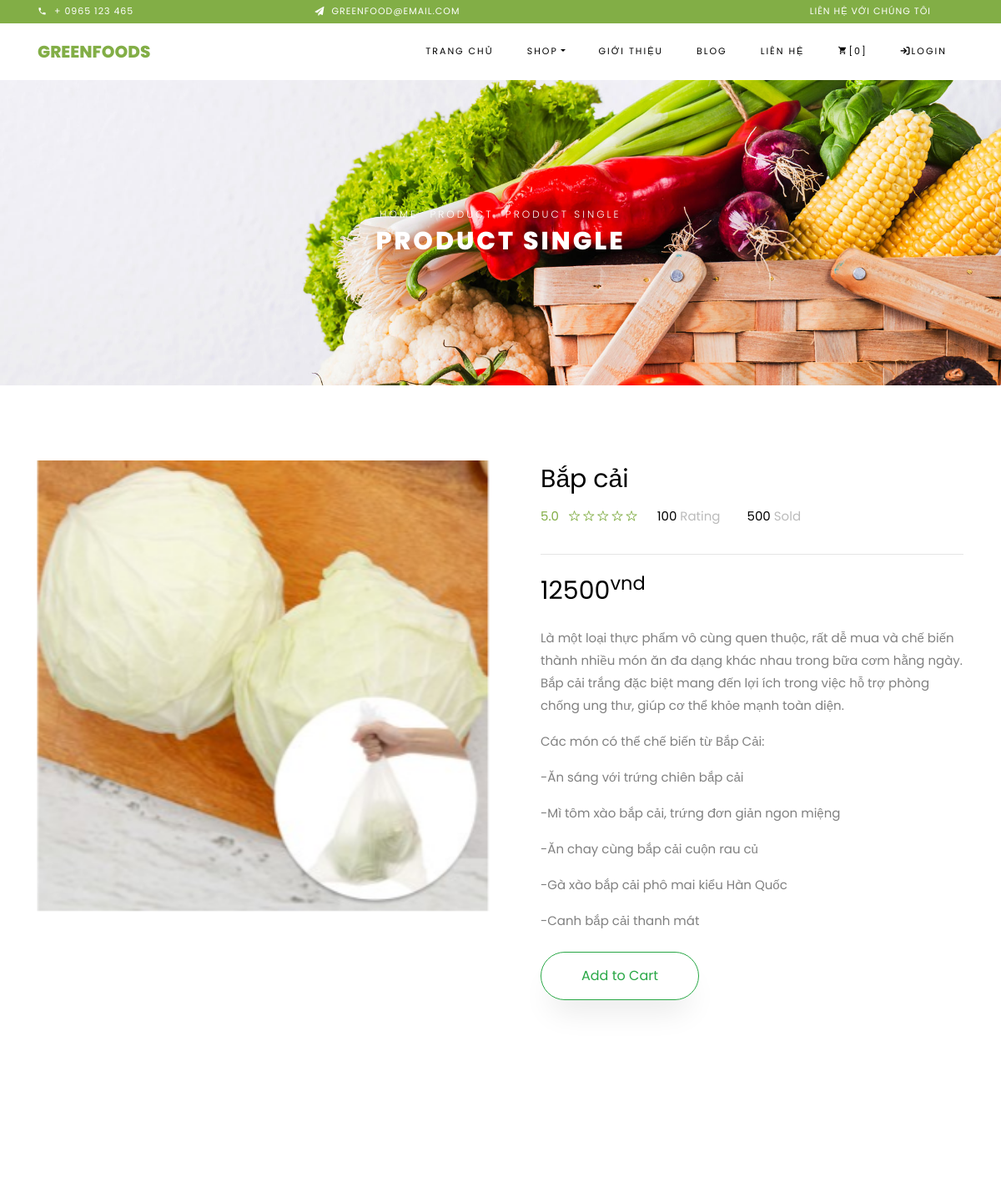
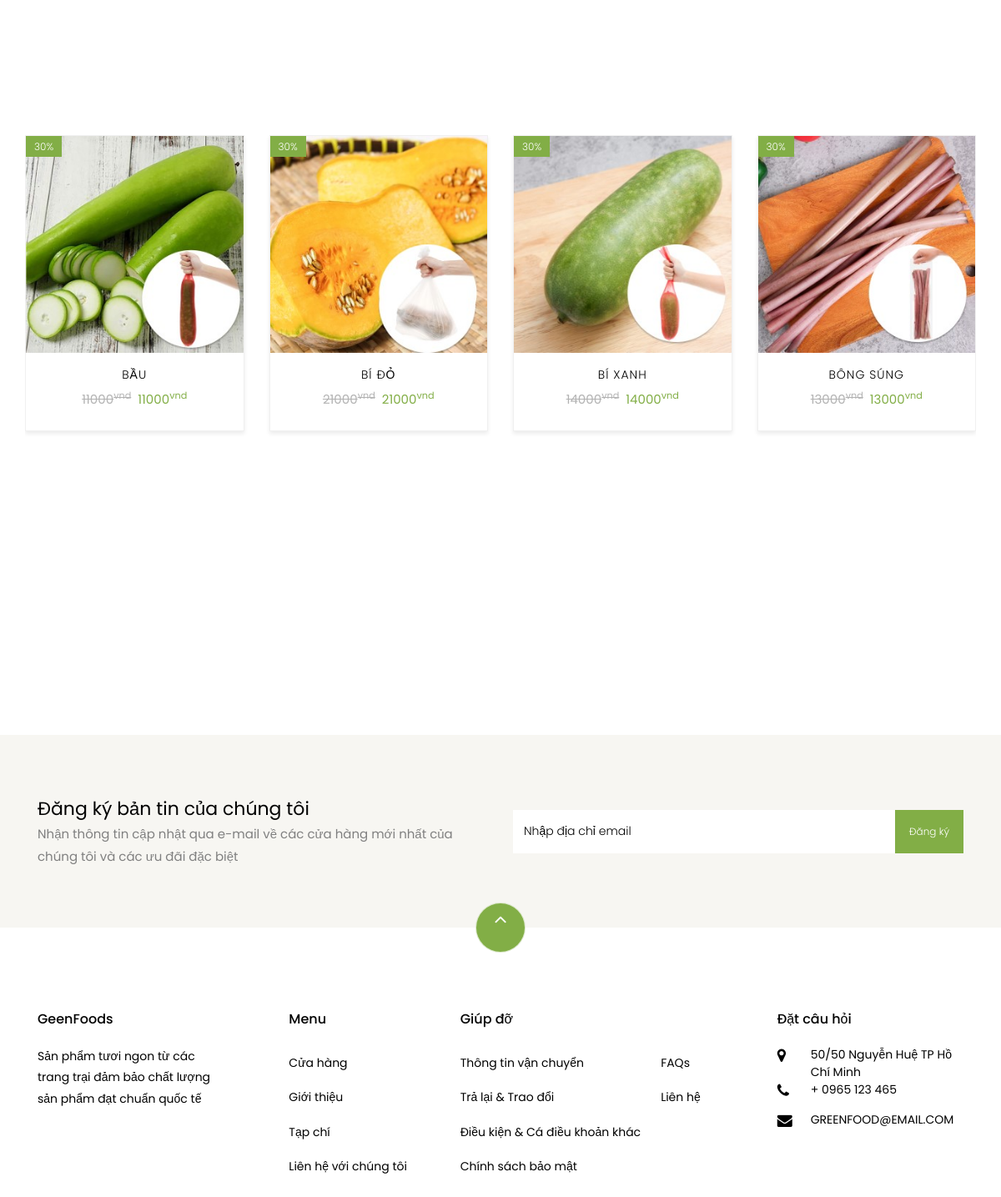
Page /product/detail/2 on the committed database (2 pictures, top to bottom).
### tables this page shows
CREATE TABLE `food` (
  `id` int(11) NOT NULL,
  `foodName` text NOT NULL,
  `categoryId` int(11) NOT NULL,
  `price` double NOT NULL,
  `foodDescription` text NOT NULL,
  `foodImage` text NOT NULL,
  `createDate` timestamp NOT NULL DEFAULT current_timestamp(),
  `updateDate` timestamp NOT NULL DEFAULT current_timestamp()
);

### mvc/core/Controller.php (called while the page is built, shortened)
<?php
class Controller
{
    public function view($view, $data = [])
    {
        require_once "./mvc/views/" . $view . ".php";
    }
}

### mvc/controllers/Product.php (called while the page is built, shortened)
<?php
class Product extends Controller
{
    function Detail($id)
    {
        $db = new Database();
        $food = new Food($db);
        $f = $food->getFoodById($id);
        $relatedFoods = $food->getFoodListByCategoryId($f['categoryId']);
        $this->view("layoutRoot", [
            "Page" => "detail",
            "Food" => $f,
            "RelatedFoods" => $relatedFoods
        ]);
    }
}

### mvc/core/App.php (called while the page is built, shortened)
<?php
class App
{
    protected $action = "Index";
    function __construct()
    {
        $arr = $this->UrlProcess();
        if (isset($arr[0]) && $arr[0] != "" && file_exists("./mvc/controllers/" . $arr[0] . ".php")) {
            unset($arr[0]);
        }
        $this->controller = new $this->controller;
        if (isset($arr[1])) {
            if (method_exists($this->controller, $arr[1])) {
                $this->action = $arr[1];
            }
            unset($arr[1]);
        }
        $this->params = $arr ? array_values($arr) : [];
        call_user_func_array([$this->controller, $this->action], $this->params);
    }
    function UrlProcess()
    {
        if (isset($_GET["url"])) {
            return explode("/", filter_var(trim($_GET["url"], "/")));
        }
    }
}

### index.php (called while the page is built, shortened)
<?php
$myApp = new App();

### mvc/config/dbhelper.php (called while the page is built, shortened)
<?php
function executeResult($sql, $isSingleRecord = false)
{
	$conn = mysqli_connect(HOST, USERNAME, PASSWORD, DATABASE);
	mysqli_set_charset($conn, 'utf8');
	$resultset = mysqli_query($conn, $sql);
	if ($isSingleRecord) {
		$data = mysqli_fetch_array($resultset, 1);
	} else {
		$data = [];
		while (($row = mysqli_fetch_array($resultset, 1)) != null) {
			$data[] = $row;
		}
	}
	return $data;
}

### mvc/models/Food.php (called while the page is built, shortened)
<?php
require_once "./mvc/config/dbhelper.php";
class Food
{
    public function getFoodById($id)
    {
        $query = "SELECT * FROM food WHERE id = " . $id;
        return executeResult($query, true);
    }
    public function getFoodListByCategoryId($categoryId, $isArrayMultiple = false)
    {
        $query = "SELECT * FROM food WHERE categoryId = " . $categoryId . " ORDER BY categoryId DESC LIMIT 7";
        return executeResult($query);
    }
}

### mvc/views/components/user/related-item.php (the view, shortened to what this page needs)
<?php
echo "<div class='ftco-animate' style='box-shadow: 0 3px 5px 0 rgba(0,0,0,0.08);
transition: box-shadow 0.3s ease-in-out;'>";
echo "<div class='product'>";
echo "<a href='" . $base_url . "product/detail/" . $item['id'] . "' class='img-prod'><img class='img-fluid' accept='image/*' src='" . $base_url . $assets_url . "images/food/" . $item['foodImage'] . "' alt='Colorlib Template'>";
echo "<span class='status'>30%</span>";
echo "</a>";
echo "<div class='text py-3 pb-4 px-3 text-center'>";
echo "<h3><a href='" . $base_url . "product/detail/" . $item['id'] . "'>" . $item['foodName'] . "</a></h3>";
echo "<div class='d-flex'>";
echo "<div class='pricing'>";
echo "<p class='price'><span class='mr-2 price-dc'>" . $item['price'] . "<sup>vnd</sup></span><span class='price-sale'>" . $item['price'] . "<sup>vnd</sup></span></p>";
echo "</div>";
echo "</div>";
echo "</div>";
echo "</div>";
echo "</div>";

### mvc/views/components/user/header.php (shortened to what this page needs)
<!DOCTYPE html>
<html lang="en">
<?php
$base_url = (isset($_SERVER['HTTPS']) && $_SERVER['HTTPS'] === 'on' ? "https://" : "http://") . $_SERVER['SERVER_NAME'] . "/" . "php-mvc/";
$assets_url = "public/assets/";
$css_url = "public/assets/css/";
$main_css_url = $base_url . $css_url;
?>
<head>
    <link rel="stylesheet" href="<?php echo $main_css_url ?>open-iconic-bootstrap.min.css" type=" text/css" media="all">
    <link rel="stylesheet" href="<?php echo $main_css_url ?>animate.css" type=" text/css" media="all">
    <link rel="stylesheet" href="<?php echo $main_css_url ?>owl.carousel.min.css" type=" text/css" media="all">
    <link rel="stylesheet" href="<?php echo $main_css_url ?>owl.theme.default.min.css" type=" text/css" media="all">
    <link rel="stylesheet" href="<?php echo $main_css_url ?>magnific-popup.css" type=" text/css" media="all">
    <link rel="stylesheet" href="<?php echo $main_css_url ?>aos.css" type=" text/css" media="all">
    <link rel="stylesheet" href="<?php echo $main_css_url ?>ionicons.min.css" type=" text/css" media="all">
    <link rel="stylesheet" href="<?php echo $main_css_url ?>bootstrap-datepicker.css" type=" text/css" media="all">
    <link rel="stylesheet" href="<?php echo $main_css_url ?>jquery.timepicker.css" type=" text/css" media="all">
    <link rel="stylesheet" href="<?php echo $main_css_url ?>flaticon.css" type=" text/css" media="all">
    <link rel="stylesheet" href="<?php echo $main_css_url ?>icomoon.css" type=" text/css" media="all">
    <link rel="stylesheet" href="<?php echo $main_css_url ?>style.css" type=" text/css" media="all">
    <link rel="stylesheet" href="https://cdnjs.cloudflare.com/ajax/libs/font-awesome/6.0.0/css/all.min.css" />
    <link rel="stylesheet" href="<?php echo $main_css_url ?>tata.css" type=" text/css" media="all">
    <link rel="stylesheet" href="https://cdn.jsdelivr.net/npm/sweetalert2@11.4.18/dist/sweetalert2.min.css" />
</head>

### mvc/views/layoutRoot.php
<?php require_once "./mvc/views/components/user/header.php" ?>
<body class="goto-here">
	<?php require_once "components/user/navbar.php" ?>
	<div id="main" class="main-content">
		<?php require_once "./mvc/views/pages/user/" . $data["Page"] . ".php" ?>
	</div>
	<?php require_once "./mvc/views/components/user/footer.php" ?>
</body>
</html>

### mvc/views/components/user/navbar.php (shortened to what this page needs)
<div class="py-1 bg-primary">
  <div class="container">
    <div class="row no-gutters d-flex align-items-start align-items-center px-md-0">
      <div class="col-lg-12 d-block">
        <div class="row d-flex">
          <div class="col-md pr-4 d-flex topper align-items-center">
            <div class="icon mr-2 d-flex justify-content-center align-items-center"><span class="icon-phone2"></span></div>
            <span class="text">+ 0965 123 465</span>
          </div>
          <div class="col-md pr-4 d-flex topper align-items-center">
            <div class="icon mr-2 d-flex justify-content-center align-items-center"><span class="icon-paper-plane"></span></div>
            <span class="text">greenfood@email.com</span>
          </div>
          <div class="col-md-5 pr-4 d-flex topper align-items-center text-lg-right">
            <span class="text">Liên hệ với chúng tôi</span>
          </div>
        </div>
      </div>
    </div>
  </div>
</div>
<nav class="navbar navbar-expand-lg navbar-dark ftco_navbar bg-dark ftco-navbar-light" id="ftco-navbar">
  <div class="container">
    <a class="navbar-brand" href="<?php echo $base_url; ?>">GreenFoods</a>
    <div class="collapse navbar-collapse" id="ftco-nav">
      <ul class="navbar-nav ml-auto">
        <li class="nav-item active"><a href="<?php echo $base_url; ?>" class="nav-link">Trang chủ</a></li>
        <li class="nav-item dropdown">
          <a class="nav-link dropdown-toggle" href="#" id="dropdown04" data-toggle="dropdown" aria-haspopup="true" aria-expanded="false">Shop</a>
        </li>
        <li class="nav-item"><a href="about.html" class="nav-link">Giới thiệu</a></li>
        <li class="nav-item"><a href="blog.html" class="nav-link">Blog</a></li>
        <li class="nav-item"><a href="contact.html" class="nav-link">Liên hệ</a></li>
        <li class="nav-item cta cta-colored"><a href="<?php echo $base_url . 'cart' ?>" id="totalItem" class="nav-link"></a></li>
        <?php
        if (isset($_SESSION['greenfood_user'])) {
          $user = $_SESSION['greenfood_user'];
        } else {
          $user = null;
        }
        if ($user == '' || $user == null) {
          echo "<li class='nav-item'><a href='javascript:void(0)' onclick='handleLogin()' class='nav-link'><i class='fa fa-sign-in'></i>Login</a></li>";
        }
        ?>
      </ul>
    </div>
  </div>
</nav>

### mvc/views/pages/user/detail.php (shortened to what this page needs)
<div class="hero-wrap hero-bread" style="background-image: url('<?php echo $base_url . $assets_url ?>images/bg_1.jpg');">
    <div class="container">
        <div class="row no-gutters slider-text align-items-center justify-content-center">
            <div class="col-md-9 ftco-animate text-center">
                <p class="breadcrumbs"><span class="mr-2"><a href="">Home</a></span> <span class="mr-2"><a href="">Product</a></span> <span>Product Single</span></p>
                <h1 class="mb-0 bread">Product Single</h1>
            </div>
        </div>
    </div>
</div>
<section class="ftco-section">
    <div class="container">
        <div class="row">
            <div class="col-lg-6 mb-5 ftco-animate">
                <a href="" class="image-popup"><img width="100%" height="auto" src="<?php echo $base_url . $assets_url . 'images/food/' . $data['Food']['foodImage'] ?>" class="img-fluid" alt="<?php echo $data['Food']['foodName'] ?>"></a>
            </div>
            <div class="col-lg-6 product-details pl-md-5 ftco-animate">
                <h3><?php echo $data['Food']['foodName'] ?></h3>
                <div class="rating d-flex">
                    <p class="text-left mr-4">
                        <a href="#" class="mr-2">5.0</a>
                        <a href="#"><span class="ion-ios-star-outline"></span></a>
                        <a href="#"><span class="ion-ios-star-outline"></span></a>
                        <a href="#"><span class="ion-ios-star-outline"></span></a>
                        <a href="#"><span class="ion-ios-star-outline"></span></a>
                        <a href="#"><span class="ion-ios-star-outline"></span></a>
                    </p>
                    <p class="text-left mr-4">
                        <a href="#" class="mr-2" style="color: #000;">100 <span style="color: #bbb;">Rating</span></a>
                    </p>
                    <p class="text-left">
                        <a href="#" class="mr-2" style="color: #000;">500 <span style="color: #bbb;">Sold</span></a>
                    </p>
                </div>
                <hr />
                <p class="price"><span><?php echo $data['Food']['price'] ?><sup>vnd</sup></span></p>
                <p><?php echo $data['Food']['foodDescription'] ?></p>
                <?php $object = json_encode($data['Food']);
                echo "<p><a href='javascript:void(0)' onclick='addToCart(" . $object . ")' class='btn btn-outline-success py-3 px-5'>Add to Cart</a></p>"
                ?>
            </div>
        </div>
    </div>
</section>
<?php require_once "./mvc/views/components/user/related-products.php" ?>

### mvc/views/components/user/related-products.php (shortened to what this page needs)
<section class="ftco-section">
    <div class="container">
        <div class="row justify-content-center mb-3 pb-3">
        </div>
    </div>
    <div class="container">
        <div class="row">
            <div class="owl-carousel">
                <?php
                foreach ($_SESSION['RelatedFoods'] as $key => $item) {
                    require "./mvc/views/components/user/related-item.php";
                }
                ?>
            </div>
        </div>
    </div>
</section>

### mvc/views/components/user/footer.php (shortened to what this page needs)
<section class="ftco-section ftco-partner">
    <div class="container">
        <div class="row">
        </div>
    </div>
</section>
<section class="ftco-section ftco-no-pt ftco-no-pb py-5 bg-light">
    <div class="container py-4">
        <div class="row d-flex justify-content-center py-5">
            <div class="col-md-6">
                <h2 style="font-size: 22px;" class="mb-0">Đăng ký bản tin của chúng tôi</h2>
                <span>Nhận thông tin cập nhật qua e-mail về các cửa hàng mới nhất của chúng tôi và các ưu đãi đặc biệt</span>
            </div>
            <div class="col-md-6 d-flex align-items-center">
                <form action="#" class="subscribe-form">
                    <div class="form-group d-flex">
                        <input type="text" class="form-control" placeholder="Nhập địa chỉ email">
                        <input type="submit" value="Đăng ký" class="submit px-3">
                    </div>
                </form>
            </div>
        </div>
    </div>
</section>
<footer class="ftco-footer ftco-section">
    <div class="container">
        <div class="row">
            <div class="mouse">
                <a href="#" class="mouse-icon">
                    <div class="mouse-wheel"><span class="ion-ios-arrow-up"></span></div>
                </a>
            </div>
        </div>
        <div class="row mb-5">
            <div class="col-md">
                <div class="ftco-footer-widget mb-4">
                    <h2 class="ftco-heading-2">GeenFoods</h2>
                    <p>Sản phẩm tươi ngon từ các trang trại đảm bảo chất lượng sản phẩm đạt chuẩn quốc tế</p>
                    <ul class="ftco-footer-social list-unstyled float-md-left float-lft mt-5">
                    </ul>
                </div>
            </div>
            <div class="col-md">
                <div class="ftco-footer-widget mb-4 ml-md-5">
                    <h2 class="ftco-heading-2">Menu</h2>
                    <ul class="list-unstyled">
                        <li><a href="#" class="py-2 d-block">Cửa hàng</a></li>
                        <li><a href="#" class="py-2 d-block">Giới thiệu</a></li>
                        <li><a href="#" class="py-2 d-block">Tạp chí</a></li>
                        <li><a href="#" class="py-2 d-block">Liên hệ với chúng tôi</a></li>
                    </ul>
                </div>
            </div>
            <div class="col-md-4">
                <div class="ftco-footer-widget mb-4">
                    <h2 class="ftco-heading-2">Giúp đỡ</h2>
                    <div class="d-flex">
                        <ul class="list-unstyled mr-l-5 pr-l-3 mr-4">
                            <li><a href="#" class="py-2 d-block">Thông tin vận chuyển</a></li>
                            <li><a href="#" class="py-2 d-block">Trả lại &amp; Trao đổi </a></li>
                            <li><a href="#" class="py-2 d-block">Điều kiện &amp; Cá điều khoản khác</a></li>
                            <li><a href="#" class="py-2 d-block">Chính sách bảo mật</a></li>
                        </ul>
                        <ul class="list-unstyled">
                            <li><a href="#" class="py-2 d-block">FAQs</a></li>
                            <li><a href="#" class="py-2 d-block">Liên hệ</a></li>
                        </ul>
                    </div>
                </div>
            </div>
            <div class="col-md">
                <div class="ftco-footer-widget mb-4">
                    <h2 class="ftco-heading-2">Đặt câu hỏi </h2>
                    <div class="block-23 mb-3">
                        <ul>
                            <li><span class="icon icon-map-marker"></span><span class="text">50/50 Nguyễn Huệ TP Hồ Chí Minh</span></li>
                            <li><a href="#"><span class="icon icon-phone"></span><span class="text">+ 0965 123 465</span></a></li>
                            <li><a href="#"><span class="icon icon-envelope"></span><span class="text">GREENFOOD@EMAIL.COM</span></a></li>
                        </ul>
                    </div>
                </div>
            </div>
        </div>
    </div>
</footer>

### public/assets/css/icomoon.css (style rules this page uses)
[class^="icon-"], [class*=" icon-"] { font-family: 'icomoon' !important; speak: none; font-style: normal; font-weight: normal; font-variant: normal; text-transform: none; line-height: 1; -webkit-font-smoothing: antialiased; -moz-osx-font-smoothing: grayscale; }
.icon-map-marker:before { content: "\f041"; }
.icon-phone:before { content: "\f095"; }
.icon-envelope:before { content: "\f0e0"; }
.icon-paper-plane:before { content: "\f1d8"; }
.icon-phone2:before { content: "\e0cd"; }

### rows in the picture
food: foodImage (picture), foodName "Bắp cải", price "12500", foodDescription "Là một loại thực phẩm vô cùng quen thuộc, rất dễ mua và chế biến thành nhiều món ăn đa dạng khác nhau trong bữa cơm hằng ngày. Bắp cải trắng đặc biệt mang đến lợi ích trong việc hỗ trợ phòng chống ung thư, giúp cơ thể khỏe mạnh toàn diện. Các món có thể chế biến từ Bắp Cải: -Ăn sáng với trứng chiên bắp cải -Mì tôm xào bắp cải, trứng đơn giản ngon miệng -Ăn chay cùng bắp cải cuộn rau củ -Gà xào bắp cải phô mai kiểu Hàn Quốc -Canh bắp cải thanh mát"
food: foodImage (picture), foodName "BẦU", price "11000"
food: foodImage (picture), foodName "BÍ ĐỎ"
food: foodImage (picture), foodName "BÍ XANH"
food: foodImage (picture), foodName "BÔNG SÚNG"
